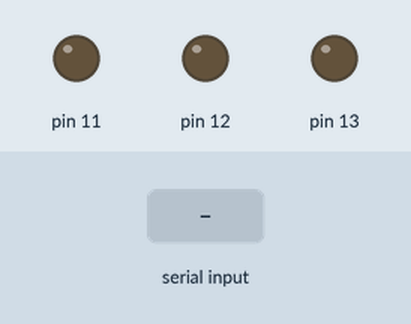
This sketch was run on a simulated Arduino Uno, built with avr-gcc and run on an emulated ATmega328P. Parts: output pins drawn as LEDs (lit = HIGH). The inputs (shaded band) are chosen by the test bench.

Above: at 1.2 s.
1.3 s: "1" received over Serial
At 1.7 s:
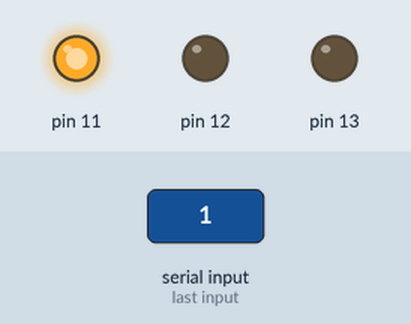
2.8 s: byte 0 (0) received over Serial
At 4.0 s:
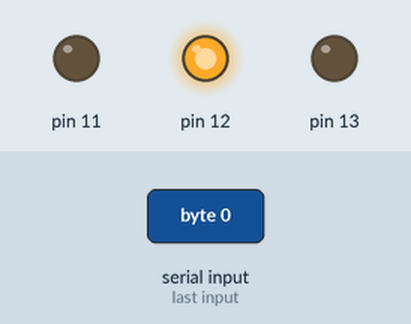
4.3 s: byte 1 (1) received over Serial
At 5.3 s:
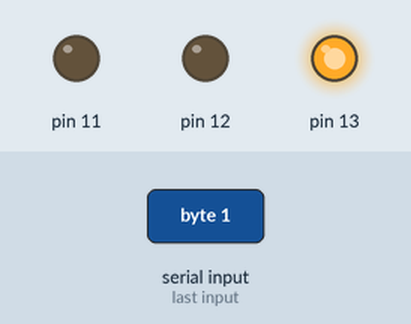
5.8 s: "0" received over Serial
At 6.5 s:
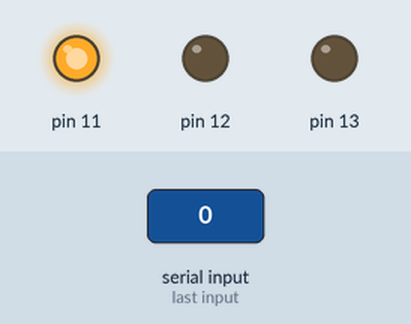
Timing chart, 0 to 8.3 s (numbered marks = the images above; inputs shaded):
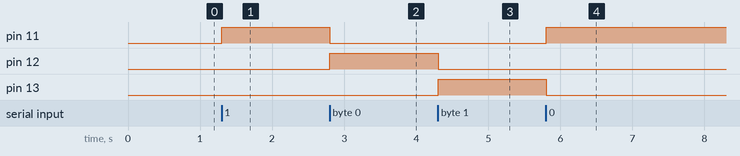

Measured:
- after the input at 1.3 s, pin 11: LOW → HIGH at once
- after the input at 2.8 s, pin 11: HIGH → LOW at once; pin 12: LOW → HIGH at once
- after the input at 4.3 s, pin 12: HIGH → LOW at once; pin 13: LOW → HIGH at once
- after the input at 5.8 s, pin 11: LOW → HIGH at once; pin 13: HIGH → LOW at once

The sketch:

L7H1.ino
```cpp
int x;

void setup()
{
  pinMode(13, OUTPUT);
  pinMode(12, OUTPUT);
  pinMode(11, OUTPUT);
  pinMode(2, INPUT_PULLUP);

  Serial.begin(9600);

  x = 0;
}

void loop()
{
  if (Serial.available() >= 1)
  {
    x = Serial.read();

    if (x == 0)
    {
      digitalWrite(13, 0);
      digitalWrite(12, 1);
      digitalWrite(11, 0);
    }
    else if (x == 1)
    {
      digitalWrite(13, 1);
      digitalWrite(12, 0);
      digitalWrite(11, 0);
    }
    else
    {
      digitalWrite(13, 0);
      digitalWrite(12, 0);
      digitalWrite(11, 1);
    }
  }

  delay(20);
}
```
